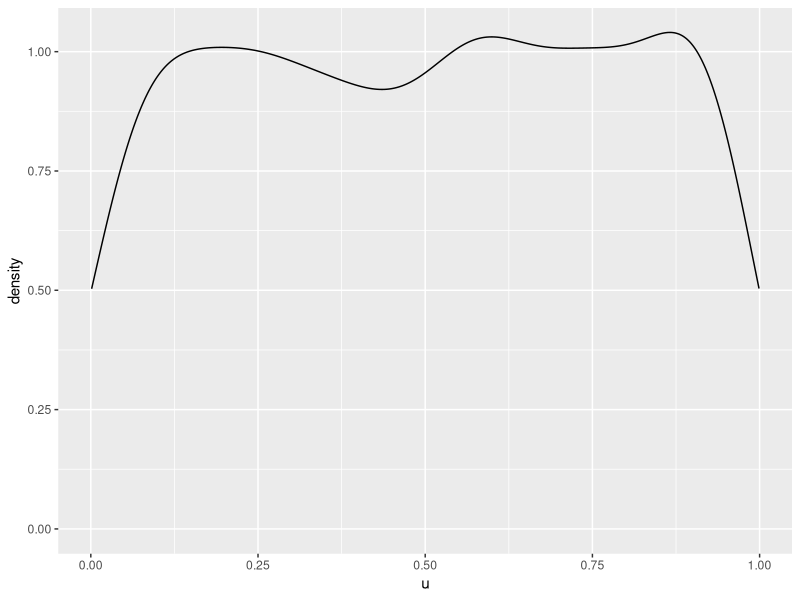
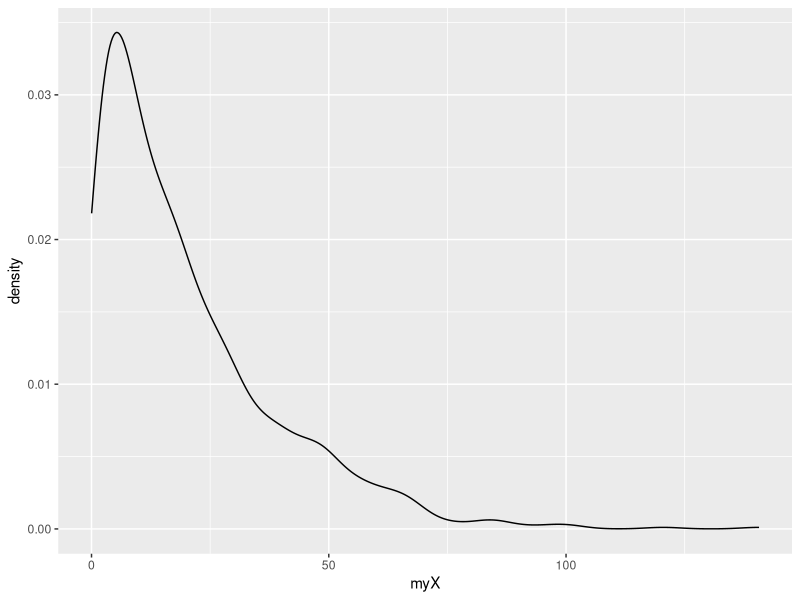
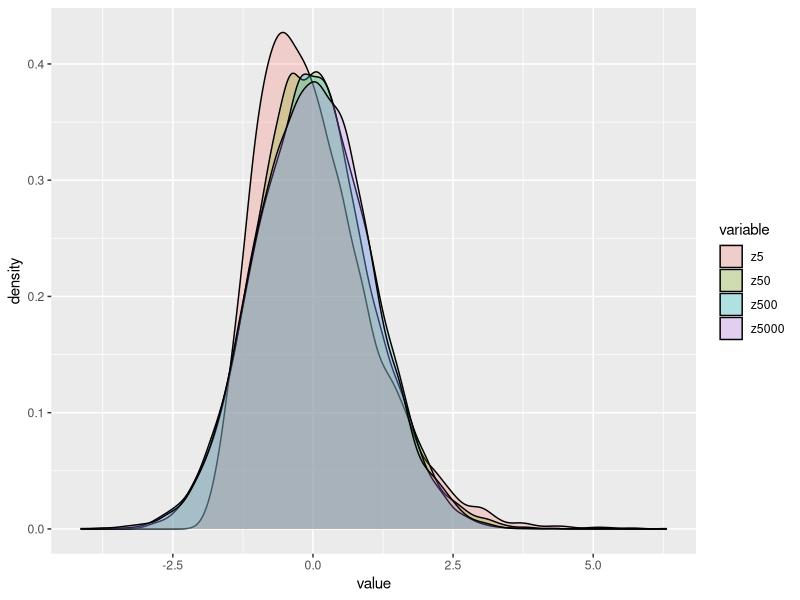

R code for these plots, in order:
## ---- chunk 1
rm(list=ls())
gc()

library(tidyverse)
library(skimr)
library(reshape2)
## ---- chunk 2
u <- runif(1000)
ggplot(data=as.tibble(u),aes(x=u)) + geom_density()
## ---- chunk 3
lambda = 0.05 # so, E[X] = 20 and V[X] = 400

inverseCDF <- function(p){
  x <- -log(1-p)/lambda
  return(x)
}
## ---- chunk 4
# R understands how to apply user-defined functions to whole vectors of inputs
myX <- inverseCDF(u)
ggplot(data=as.tibble(myX),aes(x=myX)) + geom_density()
## ---- chunk 5

B = 10000

sample_sizes <- c(5, 50, 500, 5000)
df <- as.tibble(data.frame(matrix(NA, nrow = B, ncol = length(sample_sizes))))
for (i in 1:length(sample_sizes)){
  colnames(df)[i] <- paste("n", sample_sizes[i], sep = "")
}

# set a seed for the (pseudo-) random number generator to ensure reproducibility
set.seed(03132019)

for (i in 1:length(sample_sizes)){
  for (b in 1:B){
      x <- inverseCDF(runif(sample_sizes[i]))
      df[b,i] <- mean(x)
      rm(x)
  }
}

## ---- chunk 6

standardized_draws <- as.tibble(data.frame(matrix(NA, nrow = B, ncol = length(sample_sizes))))
for (i in 1:length(sample_sizes)){
  colnames(standardized_draws)[i] <- paste("z", sample_sizes[i], sep = "")
  standardized_draws[i] <- lambda*sqrt(sample_sizes[i])*(df[i] - (1/lambda))
}

## ---- chunk 7

# first, the draws themselves
skim(df)

# now, the standardized versions
# we 
skim(standardized_draws)
## ---- chunk 8
mydata <- melt(standardized_draws)
ggplot(mydata,aes(x=value, fill=variable)) + geom_density(alpha=0.25)
# ggplot(standardized_draws,aes(x=value, fill=variable)) + geom_histogram(alpha=0.25)
